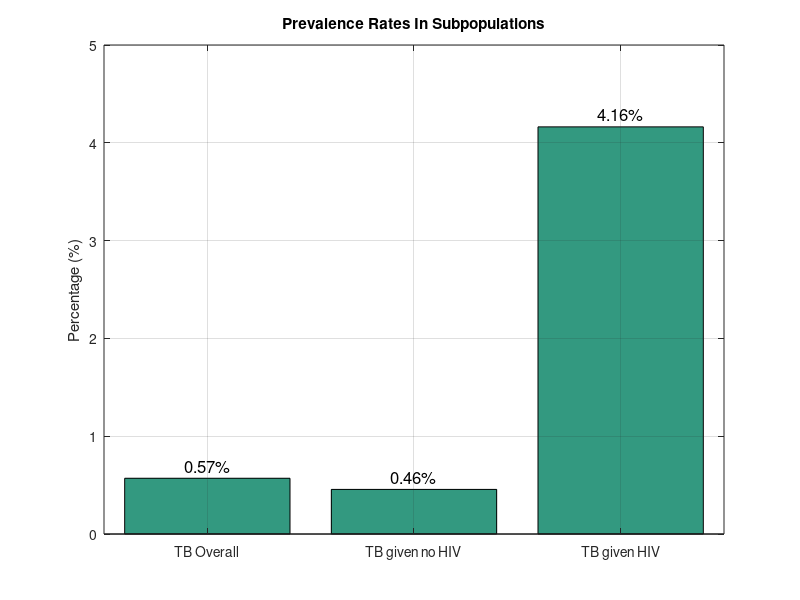

MATLAB code to generate this figure:
% Data
values = [0.57, 0.456, 4.163];   % Percentages
labels = {'TB Overall', 'TB given no HIV', 'TB given HIV'};

% Create bar chart
figure;
bar(values, 'FaceColor', [0.2 0.6 0.5]); % Optional color
set(gca, 'XTickLabel', labels, 'XTick', 1:numel(labels));
ylabel('Percentage (%)');
title('Prevalence Rates In Subpopulations');

% Add percentage labels on top of bars
for i = 1:length(values)
    text(i, values(i) + 0.05, sprintf('%.2f%%', values(i)), ...
        'HorizontalAlignment', 'center', 'VerticalAlignment', 'bottom', ...
        'FontSize', 12);
end

grid on;